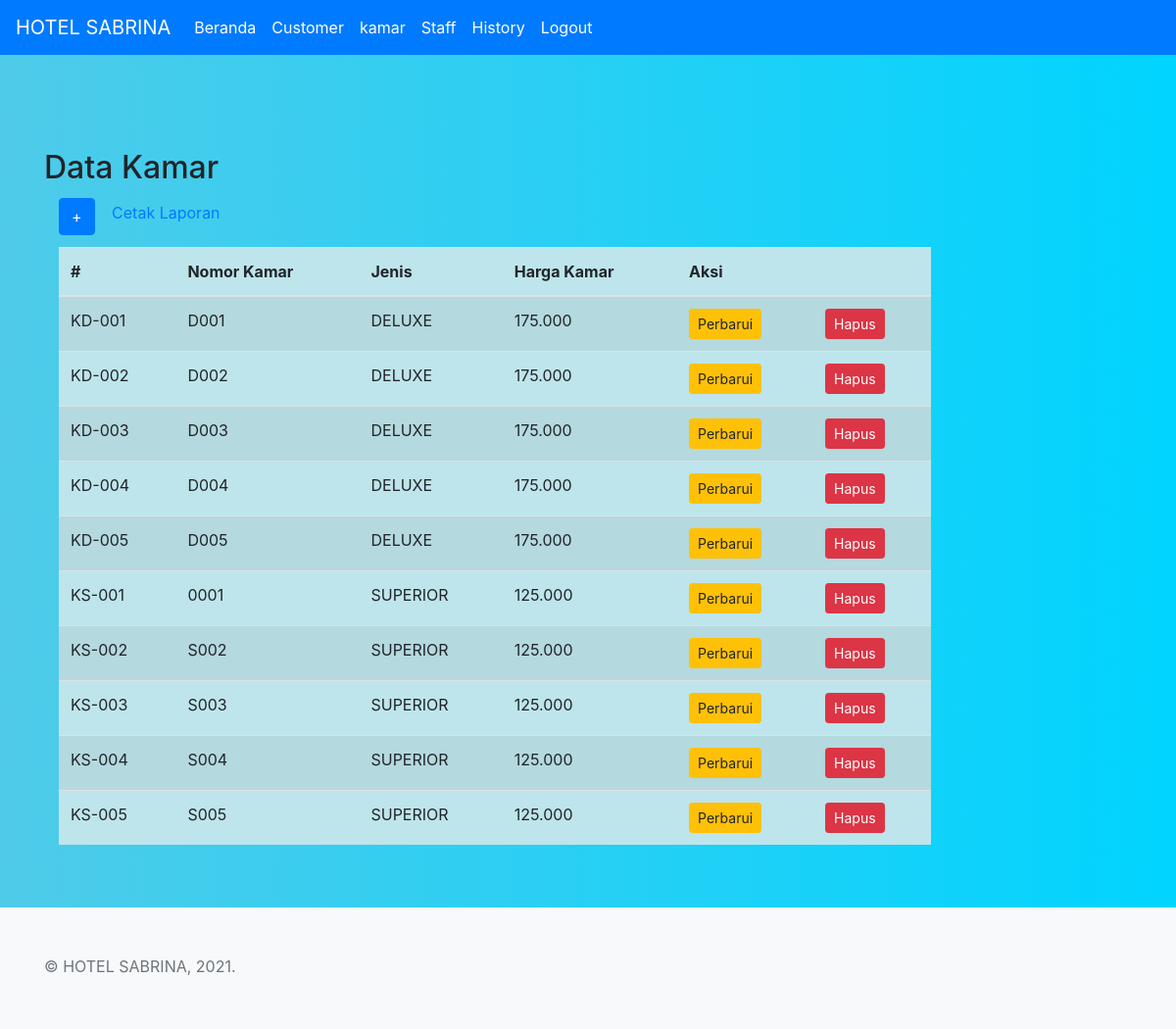
The page /admin/index.php?page=kamar (signed in) on the database its author committed.
### tables this page shows
CREATE TABLE `kamar` (
  `kode_kamar` varchar(20) NOT NULL,
  `no_kamar` varchar(100) NOT NULL,
  `jenis_kamar` varchar(10) NOT NULL,
  `harga_kamar` varchar(100) NOT NULL
);

### admin/kamar.php (the view)
<h2>Data Kamar</h2>
<div class="row">
<div class="col-md-10">
    <div class="col-md-12">
    <a href="?page=tambah-kamar" class="btn btn-primary mb-2">+</a>
    <a href="cetakkamar.php" class="btn btn-succes mb-3">Cetak Laporan</a>
    <table class="table table-info table-striped">
    <thead>
        <tr>
            <th>#</th>
            <th>Nomor Kamar</th>
            <th>Jenis</th>
            <th>Harga Kamar</th>
            <th colspan=2>Aksi</th>
        </tr>
    </thead>
<tbody>
<?php
 $data= mysqli_query($koneksi, "select*from kamar");
 while($d =  mysqli_fetch_array($data)) {
?>
    <tr>
            <td><?php echo $d['kode_kamar'];?></td>
            <td><?php echo $d['no_kamar'];?></td>
            <td><?php echo $d['jenis_kamar'];?></td>
            <td><?php echo $d['harga_kamar'];?></td>
            <td><a href="?page=perbarui-kamar&id=<?php echo $d['kode_kamar'];?>" class="btn btn-sm btn-warning">Perbarui</a></td>
            <td><a href="?page=hapus-kamar&id=<?php echo $d['kode_kamar'];?>" class="btn btn-sm btn-danger">Hapus</a></td>
        </tr>
<?php
 }
 ?>
    </tbody>
</table>

### admin/index.php (shortened to what this page needs)
<?php
    if(isset($_SESSION['username'])) {
        $koneksi = mysqli_connect("localhost","root","","hotel");
?>
<!doctype html>
<html lang="en">
    <head>
        <link href="../css/bootstrap.css" rel="stylesheet">
        <link href="style.css" rel="stylesheet">
    </head>
    <body>
        <header>
            <nav class="navbar navbar-expand-md navbar-dark bg-primary">
                <a class="navbar-brand" href="#">HOTEL SABRINA</a>
                <div class="collapse navbar-collapse" id="navbarCollapse">
                    <ul class="navbar-nav mr-auto">
                        <li class="nav-item active">
                            <a class="nav-link" href="?page=beranda">Beranda</a>
                        </li>
                        <li class="nav-item active">
                            <a class="nav-link" href="?page=customer">Customer</a>
                        </li>
                        <li class="nav-item active">
                            <a class="nav-link" href="?page=kamar">kamar</a>
                        </li>
                        <li class="nav-item active">
                            <a class="nav-link" href="?page=data-staff">Staff</a>
                        </li>
                        <li class="nav-item active">
                            <a class="nav-link" href="?page=history">History</a>
                        </li>
                        <li class="nav-item active">
                            <a class="nav-link" href="?page=logout">Logout</a>
                        </li>
                    </ul>
                </div>
            </nav>
        </header>
        <main role="main">
            <div class="mt-5 py-5">
                <div class="container">
                <?php
                    if(isset($_GET['page'])) {
                        switch($_GET['page']) {
                            case 'kamar';
                            include('kamar.php');
                            break;
                        }
                    }
            ?>
                </div>
            </div>
        </main>
        <footer class="text-muted bg-light">
            <div class="container">
                <p>&copy; HOTEL SABRINA, 2021.</p>
            </div>
        </footer>
    </body>
</html>
<?php
    } else {
        header('location: ../login/index.php?page=login');
    }
?>

### admin/style.css (style rules this page uses)
body { background: rgb(2,0,36); background: linear-gradient(90deg, rgba(2,0,36,1) 0%, rgba(120,9,121,1) 0%, rgba(79,203,233,1) 0%, rgba(0,212,255,1) 100%); background-attachment: fixed; }
:root { --jumbotron-padding-y: 3rem; }
footer { padding-top: 3rem; padding-bottom: 3rem; }
footer p { margin-bottom: .25rem; }

### rows shown on the page
kamar: kode_kamar "KD-001", no_kamar "D001", jenis_kamar "DELUXE", harga_kamar "175.000"
kamar: kode_kamar "KD-002", no_kamar "D002", jenis_kamar "DELUXE", harga_kamar "175.000"
kamar: kode_kamar "KD-003", no_kamar "D003", jenis_kamar "DELUXE", harga_kamar "175.000"
kamar: kode_kamar "KD-004", no_kamar "D004", jenis_kamar "DELUXE", harga_kamar "175.000"
kamar: kode_kamar "KD-005", no_kamar "D005", jenis_kamar "DELUXE", harga_kamar "175.000"
kamar: kode_kamar "KS-001", no_kamar "0001", jenis_kamar "SUPERIOR", harga_kamar "125.000"
kamar: kode_kamar "KS-002", no_kamar "S002", jenis_kamar "SUPERIOR", harga_kamar "125.000"
kamar: kode_kamar "KS-003", no_kamar "S003", jenis_kamar "SUPERIOR", harga_kamar "125.000"
kamar: kode_kamar "KS-004", no_kamar "S004", jenis_kamar "SUPERIOR", harga_kamar "125.000"
kamar: kode_kamar "KS-005", no_kamar "S005", jenis_kamar "SUPERIOR", harga_kamar "125.000"
